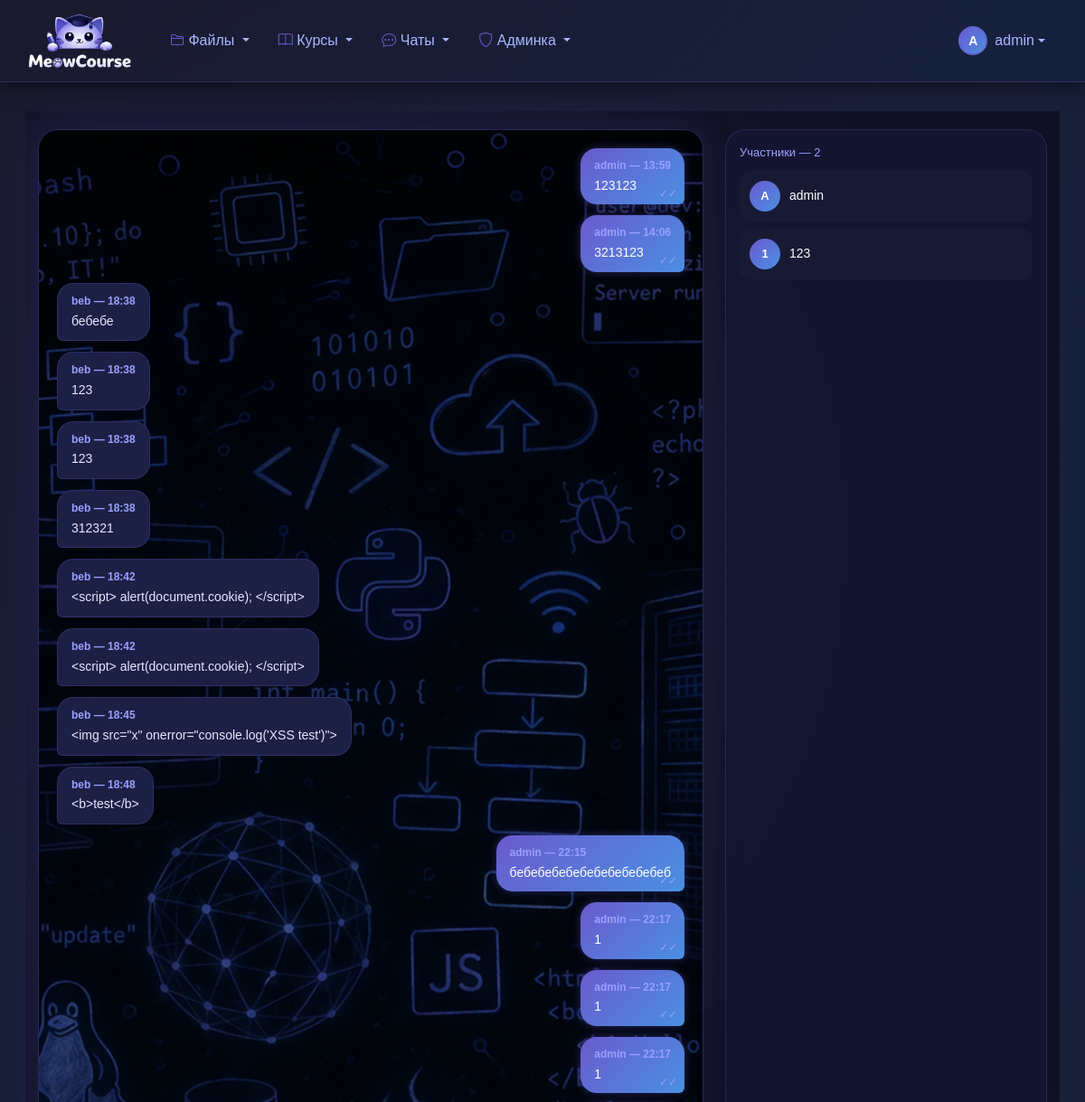
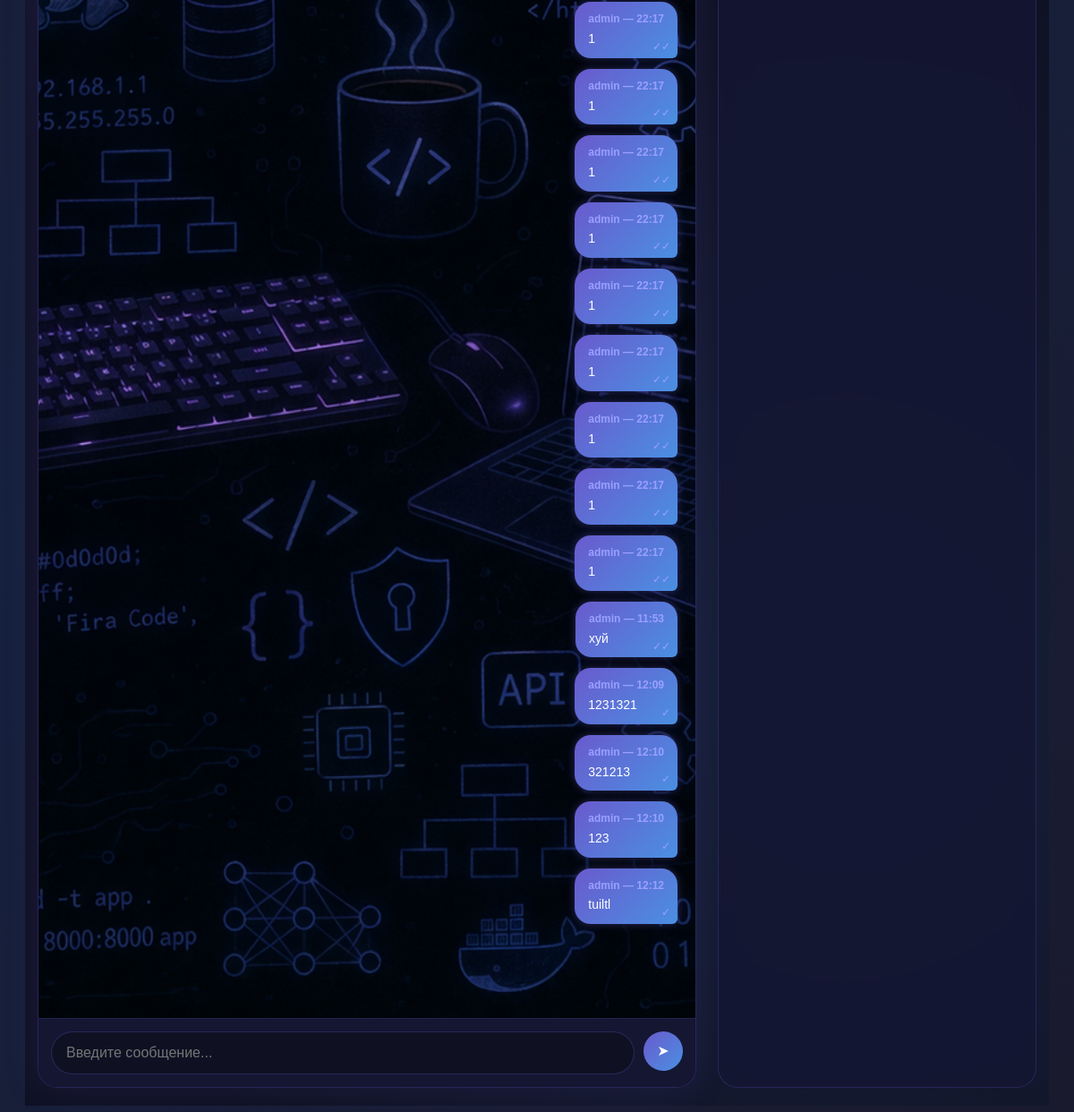
Page /chat/room/2/ (signed in) on the committed database (2 pictures, top to bottom).
### chat_manager/models.py (models this page shows, shortened)
class Message(models.Model):
    room = models.ForeignKey(ChatRoom, on_delete=models.CASCADE, related_name='messages')
    user = models.ForeignKey(User, on_delete=models.CASCADE, related_name='messages')
    content = models.TextField()
    timestamp = models.DateTimeField(auto_now_add=True)
    is_read = models.BooleanField(default=False)
    class Meta:
        ordering = ['timestamp']
        verbose_name = 'Сообщение'
        verbose_name_plural = 'Сообщения'
        indexes = [
            models.Index(fields=['room', '-timestamp']),
            models.Index(fields=['user', '-timestamp']),
        ]

class ChatRoom(models.Model):
    ROOM_TYPE_CHOICES = [
        ('course', 'Курс'),
        ('private', 'Личный'),
        ('group', 'Групповой'),
    ]
    name = models.CharField(max_length=255)
    room_type = models.CharField(max_length=20, choices=ROOM_TYPE_CHOICES, default='private')
    course = models.ForeignKey(
        Course,
        on_delete=models.CASCADE,
        null=True,
        blank=True,
        related_name='chat_rooms'
    )
    participants = models.ManyToManyField(User, related_name='chat_rooms')
    created_by = models.ForeignKey(User, on_delete=models.CASCADE, related_name='created_rooms')
    created_at = models.DateTimeField(auto_now_add=True)
    is_active = models.BooleanField(default=True)
    class Meta:
        ordering = ['-created_at']
        verbose_name = 'Комната чата'
        verbose_name_plural = 'Комнаты чата'

### chat_manager/views.py (the view)
# urls.py: path('room/<int:room_id>/', views.chat_room, name='chat_room'),
@login_required
def chat_room(request, room_id):
    room = get_object_or_404(ChatRoom, id=room_id, is_active=True)
    if not room.participants.filter(id=request.user.id).exists():
        messages.error(request, 'У вас нет доступа к этой комнате чата')
        return redirect('chat_manager:chat_list')
    messages_qs = Message.objects.filter(room=room).order_by('-timestamp')[:50]
    messages_list = reversed(messages_qs)
    Message.objects.filter(
        room=room,
        user__in=room.participants.exclude(id=request.user.id),
        is_read=False
    ).update(is_read=True)
    return render(request, 'chat_manager/chat_room.html', {
        'room': room,
        'messages': messages_list
    })

### classroom_core/models.py (called while the page is built)
    def is_teacher(self):
        return self.role == 'teacher'

    def is_staff(self):
        return self.role == 'staff'

### templates/chat_manager/chat_room.html (shortened to what this page needs)
{% extends "base.html" %}
{% load static %}
{% block content %}
<div class="chat-page">
    <div class="container">
        <div class="row">
            <div class="col-lg-8">
                <div class="chat-card">
                    <div class="chat-messages" id="chat-messages">
                        {% for message in messages %}
                        {% if message.user == request.user %}
                        <div class="message message-own" data-message-id="{{ message.id }}">
                            <div class="message-header">{{ message.user.username }} — {{ message.timestamp|date:"H:i" }}</div>
                            {{ message.content }}
                            <span class="read-status">{% if message.is_read %}✓✓{% else %}✓{% endif %}</span>
                        </div>
                        {% else %}
                        <div class="message message-other">
                            <div class="message-header">{{ message.user.username }} — {{ message.timestamp|date:"H:i" }}</div>
                            {{ message.content }}
                        </div>
                        {% endif %}
                        {% endfor %}
                    </div>
                    <div class="chat-input">
                        <input id="message-input" type="text" placeholder="Введите сообщение...">
                        <button id="send-button" class="send-btn">➤</button>
                    </div>
                </div>
            </div>
            <div class="col-lg-4">
                <div class="sidebar">
                    <div class="sidebar-title">
                        Участники — {{ room.participants.count }}
                    </div>
                    <div class="user-list">
                        {% for participant in room.participants.all %}
                        <div class="user-item">
                            <div class="avatar">{{ participant.username|first|upper }}</div>
                            <div class="username">{{ participant.username }}</div>
                        </div>
                        {% endfor %}
                    </div>
                </div>
            </div>
        </div>
    </div>
</div>
{% endblock %}

### templates/base.html (shortened to what this page needs)
{% load static %}
<!DOCTYPE html>
<html lang="ru">
<head>
    <link href="https://cdn.jsdelivr.net/npm/bootstrap@5.3.0/dist/css/bootstrap.min.css" rel="stylesheet">
    <link rel="stylesheet" href="https://cdn.jsdelivr.net/npm/bootstrap-icons@1.10.0/font/bootstrap-icons.css">
</head>
<body>
    <nav class="navbar navbar-expand-lg dark-navbar">
        <div class="container-fluid">
            <a class="navbar-brand d-flex align-items-center" href="{% url 'classroom_core:course_list' %}">
                <img src="{% static 'images/logo.png' %}"
                    alt="MeowCourse"
                    class="me-2"
                    style="width: 120px; height: auto; max-height: 64px; object-fit: contain;">
            </a>
            <div class="collapse navbar-collapse" id="navbarNav">
                <ul class="navbar-nav me-auto">
                    <li class="nav-item dropdown">
                        <a class="nav-link dropdown-toggle" href="#" role="button" data-bs-toggle="dropdown">
                            <i class="bi bi-folder2"></i> Файлы
                        </a>
                    </li>
                    <li class="nav-item dropdown">
                        <a class="nav-link dropdown-toggle" href="#" role="button" data-bs-toggle="dropdown">
                            <i class="bi bi-book"></i> Курсы
                        </a>
                    </li>
                    <li class="nav-item dropdown">
                        <a class="nav-link dropdown-toggle" href="#" role="button" data-bs-toggle="dropdown">
                            <i class="bi bi-chat-dots"></i> Чаты
                        </a>
                    </li>
                    {% if user.is_authenticated and user.is_staff or user.is_superuser %}
                    <li class="nav-item dropdown">
                        <a class="nav-link dropdown-toggle" href="#" role="button" data-bs-toggle="dropdown">
                            <i class="bi bi-shield"></i> Админка
                        </a>
                    </li>
                    {% endif %}
                </ul>
                <div class="d-flex align-items-center">
                    {% if user.is_authenticated %}
                    <div class="dropdown">
                        <a class="nav-link dropdown-toggle d-flex align-items-center" href="#" role="button" data-bs-toggle="dropdown">
                            <div class="user-avatar rounded-circle d-flex align-items-center justify-content-center" style="width: 32px; height: 32px; font-size: 0.875rem;">
                                {{ user.username|slice:":1"|upper }}
                            </div>
                            <span class="ms-2 d-none d-md-inline username-text">{{ user.username }}</span>
                        </a>
                    </div>
                    {% else %}
                    <a class="nav-link" href="{% url 'classroom_core:login' %}">
                        <i class="bi bi-box-arrow-in-right me-1"></i> Войти
                    </a>
                    {% endif %}
                </div>
            </div>
        </div>
    </nav>
    <div class="main-content">
        <div class="container-fluid">
            {% block content %}{% endblock %}
        </div>
    </div>
</body>
</html>

### templates/base.html (style rules this page uses)
body { background: linear-gradient(135deg, #1a1a2e 0%, #16213e 50%, #1a1a2e 100%); min-height: 100vh; }
.dark-navbar { background: linear-gradient(135deg, #1a1a2e 0%, #16213e 100%); border-bottom: 1px solid rgba(106, 90, 205, 0.3); box-shadow: 0 5px 20px rgba(0, 0, 0, 0.5); padding: 0.5rem 1rem; }
.dark-navbar .navbar-brand { color: #fff !important; font-weight: 600; transition: color 0.2s ease; }
.dark-navbar .nav-link { color: #a8b8ff !important; font-weight: 500; padding: 0.6rem 1rem !important; border-radius: 8px; transition: all 0.2s ease; }
.dark-navbar .nav-link i { color: #6a5acd; }
.user-avatar { background: linear-gradient(135deg, #6a5acd, #4a90e2) !important; color: white !important; font-weight: 600; border: 2px solid rgba(106, 90, 205, 0.5); transition: all 0.2s ease; }
.username-text { color: #a8b8ff; font-weight: 500; transition: color 0.2s ease; }
.main-content { background: transparent; padding: 2rem 1rem; }

### rows in the picture
Message: user.username "admin", timestamp "13:59", content "123123"
Message: user.username "admin", timestamp "14:06", content "3213123"
Message: user.username "beb", timestamp "18:38", content "бебебе"
Message: user.username "beb", timestamp "18:38", content "123"
Message: user.username "beb", timestamp "18:38", content "123"
Message: user.username "beb", timestamp "18:38", content "312321"
Message: user.username "beb", timestamp "18:42", content "<script> alert(document.cookie); </script>"
Message: user.username "beb", timestamp "18:42", content "<script> alert(document.cookie); </script>"
Message: user.username "beb", timestamp "18:45", content "<img src=\"x\" onerror=\"console.log('XSS test')\">"
Message: user.username "beb", timestamp "18:48", content "<b>test</b>"
Message: user.username "admin", timestamp "22:15", content "бебебебебебебебебебебеб"
Message: user.username "admin", timestamp "22:17", content "1"
Message: user.username "admin", timestamp "22:17", content "1"
Message: user.username "admin", timestamp "22:17", content "1"
Message: user.username "admin", timestamp "22:17", content "1"
Message: user.username "admin", timestamp "22:17", content "1"
Message: user.username "admin", timestamp "22:17", content "1"
Message: user.username "admin", timestamp "22:17", content "1"
Message: user.username "admin", timestamp "22:17", content "1"
Message: user.username "admin", timestamp "22:17", content "1"
Message: user.username "admin", timestamp "22:17", content "1"
Message: user.username "admin", timestamp "22:17", content "1"
Message: user.username "admin", timestamp "22:17", content "1"
Message: user.username "admin", timestamp "11:53", content "хуй"
Message: user.username "admin", timestamp "12:09", content "1231321"
Message: user.username "admin", timestamp "12:10", content "321213"
Message: user.username "admin", timestamp "12:10", content "123"
Message: user.username "admin", timestamp "12:12", content "tuiltl"
ChatRoom: participants.count "2"

### other values in the picture
{{ user.username|slice:":1"|upper }} "A"
{{ user.username }} "admin"
{{ participant.username|first|upper }} "A"
{{ participant.username }} "admin"
{{ participant.username|first|upper }} "1"
{{ participant.username }} "123"
